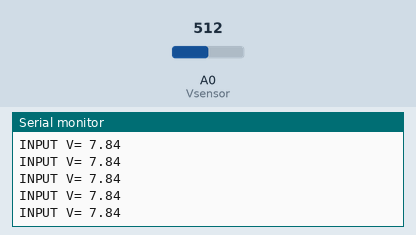
Simulated run of this sketch. Board: Arduino Uno, built with avr-gcc and run on an emulated ATmega328P. On the bench: the last lines printed to the serial monitor. The test bench sets the inputs (shaded band); at power-on: A0 (Vsensor) = 512.

Above: at 1.2 s.
1.3 s: A0 (Vsensor) set to 716
At 1.31 s:
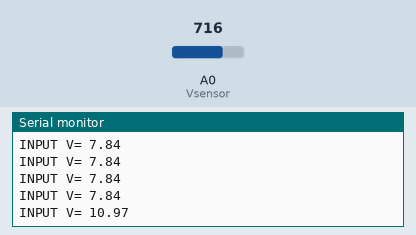
2.8 s: A0 (Vsensor) set to 900
At 2.82 s:
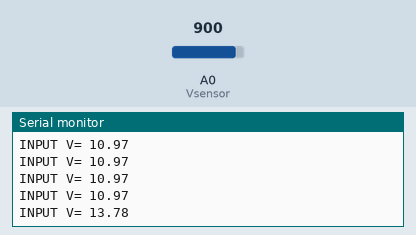
Timing chart, 0 to 5.8 s (numbered marks = the images above; inputs shaded):
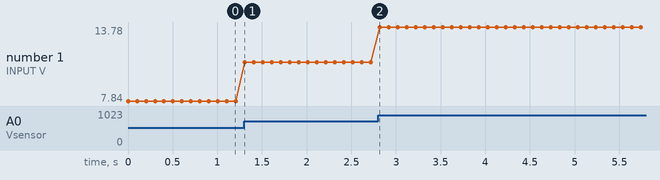

Measured:
- after the input at 1.3 s, the serial monitor: prints a new line at once (image 1)
- after the input at 2.8 s, the serial monitor: prints a new line at once (image 2)
- plotted number 1: 7.84 → 10.97 after the input at 1.3 s, 10.97 → 13.78 after the input at 2.8 s

The sketch:

Ardunio_Voltages.ino
```cpp
// 0-25v voltage sensor is connected with the analog pin A0 of the arduino
int Vsensor = A0;

//For 0-25v voltage sensor
float correctionfactor = 5.0;
float vout = 0.0;
float vin = 0.0;

// two resistors 30K = 30000 and 7.5k = 7500 ohm
float R1 = 4700.0; //4.7 k
float R2 = 2200.0; //2.2 k
int value = 0;

void setup() {
  Serial.begin(9600);
}

void loop() {

  value = analogRead(Vsensor);
  vout = (value * correctionfactor) / 1024.0;
  //Serial.println(value);
  vin = vout / (R2 / (R1 + R2));
  //vin = vin - correctionfactor;
  Serial.print("INPUT V= ");
  Serial.println(vin, 2);
  delay(100);
}
```
